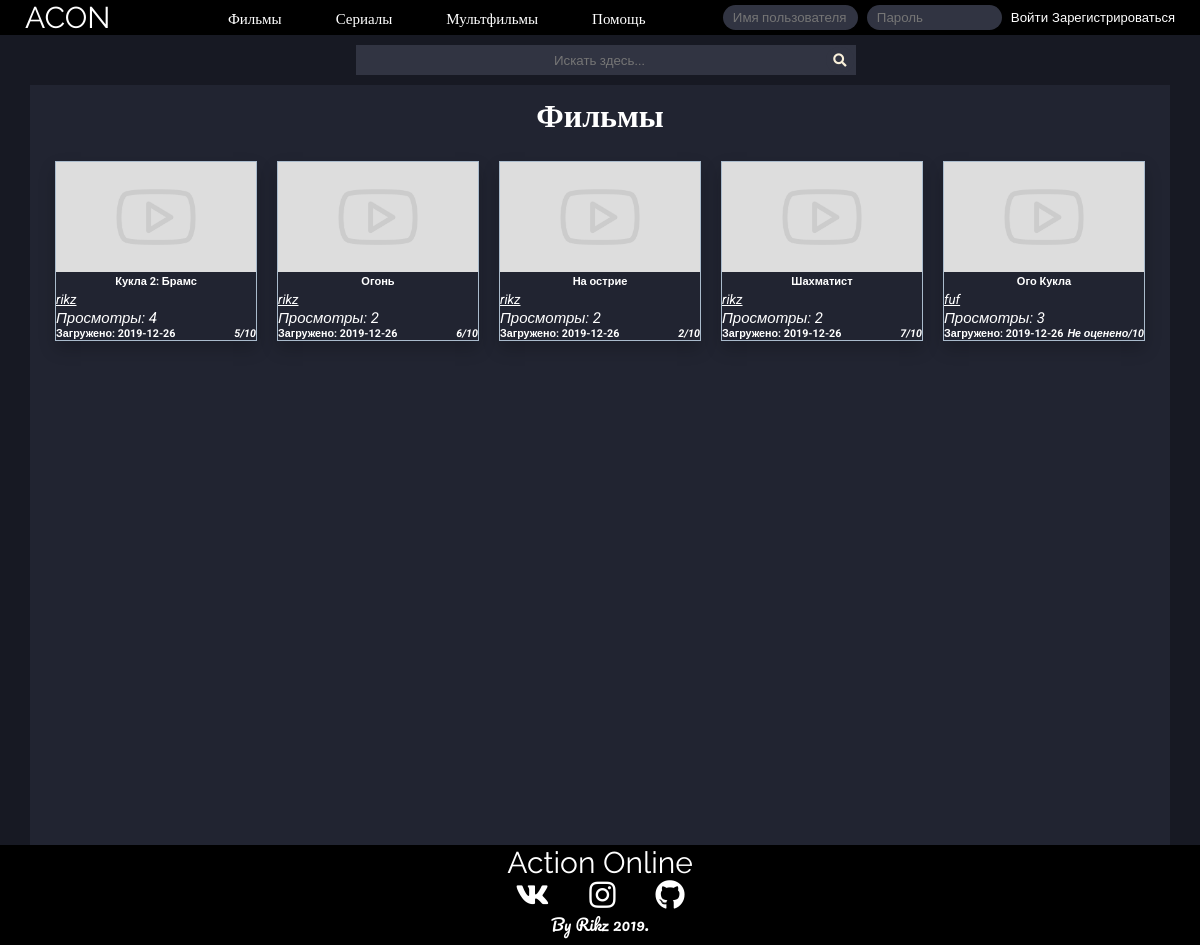
Page /films on the committed database.
### tables this page shows
CREATE TABLE `files` (
  `id` int(11) UNSIGNED NOT NULL,
  `title` varchar(250) NOT NULL,
  `description` text DEFAULT NULL,
  `preview` varchar(500) DEFAULT NULL,
  `location` varchar(500) NOT NULL,
  `author` varchar(200) DEFAULT NULL,
  `main_genre` int(11) UNSIGNED NOT NULL DEFAULT 1,
  `creator` int(11) UNSIGNED NOT NULL,
  `upload_date` date NOT NULL,
  `views` int(15) UNSIGNED DEFAULT NULL,
  `middle_rating` float UNSIGNED NOT NULL DEFAULT 0,
  `showing` int(10) UNSIGNED NOT NULL,
  `moderating` int(11) UNSIGNED NOT NULL
);

### lib/mainFunctions.php (the view, shortened to what this page needs)
<?php
  function NameByid($id = 0) {
    if (!$id) {
      return ;
    }
    else {
      require "lib/db.php";
      $query = "SELECT username FROM `users` WHERE id = ? LIMIT 1";
      $stmt = mysqli_prepare($dbc,$query);
      mysqli_stmt_bind_param($stmt, 'i', $id);
      mysqli_stmt_execute($stmt);
      mysqli_stmt_bind_result($stmt,$user);
      return $user;
    }
  }
  function accountButton($id,$text = '') {
    return "<button type='submit' id='idNameButton' name='user_link' value=".$id.">".$text."<i class='line_under'>".NameByid($id)."</i></button>";
  }
  function draw_video($query = 0, $showmoderating = 0, $limit = -1, $info = 0) {
	if ($query || $info) {
		if ($info == 0) {
			require "lib/db.php";
			$data = mysqli_query($dbc,$query);
			$info = mysqli_fetch_assoc($data);
			echo "<div class='videos'>";
			$selfdb = 1;
		}
		$counter = 0;
		while ($info) {
			if ((!$info['moderating']) || ($info['moderating'] && $showmoderating == 1)) {
				if (!$info['preview'] || !file_exists($info['preview'])) {
					$info['preview'] = "images\\vid_paceholder.jpg";
				}
				if (!$info['middle_rating']) {
					$info['middle_rating'] = "Не оценено";
				}
		        if ($info['showing'] == 0 && $info['showing'] != NULL) {
		          echo "
		            <div class='video' style='border: 3px #615f57 solid;'>";
		        }
		        else{
		          echo "
		            <div class='video'>";
		        }
				echo "
		        	<form method='GET' action='watch'>
		            <button class='videoButton' name='vid' value=".$info['id']."><img class='videoPreview' src=".$info['preview'].">
		            <h5>".$info['title']."</h5>
		            </button></form>
		            <form method='GET' action='account'>
		            <p>".accountButton($info['creator'])."</p>
		            </form>
		            <i id='homeViews'>Просмотры: ".$info['views']."</i>
		            <h6 id='homeAddInfo'>Загружено: ".$info['upload_date']."<i>".$info['middle_rating']."/10</i></h6>
		        </div>";
		        $counter++;
		    }
		    elseif ($counter == 0 && $showmoderating == 1) {
		    	echo "<p id='about'>Извините,сейчас тут ничего нет.</p>";
		    }
		    if ($selfdb) {
		    	$info = mysqli_fetch_assoc($data);
		    }
		    else{
		    	$info = 0;
		    }
		}
		if ($selfdb) {
			echo "</div>";
		}
	}
}
?>

### style/style.css (style rules this page uses)
* { margin: 0; padding: 0; font-family: 'Roboto', sans-serif; }
html, body { height:100%; }
body { background-color: #171923; color: white; }
.videos { display: flex; flex-wrap: wrap; justify-content: center; margin-top: 10px; }
.video { margin: 0 10px 10px 10px; margin-bottom: 10px; max-width: 200px; box-shadow: 0px 8px 16px 0px rgba(0,0,0,0.2); border: 1px #abc solid; }
#homeViews { font-size: 15px; }
#homeAddInfo { display: flex; flex-wrap: wrap; justify-content: space-between; align-items: flex-end; }
.videoPreview { width: 200px; height: 110px; }
.videoButton { cursor: pointer; border: none; color: white; background-color: #212431; }
.line_under { text-decoration: underline; }
#idNameButton { cursor: pointer; border: none; color: white; background-color: #212431; }

### rows in the picture
files: $info['id'] 69 (drawn), moderating 0 (drawn), title "Кукла 2: Брамс", $id 1 (drawn), id "rikz", views "4", upload_date "2019-12-26", middle_rating "5"
files: $info['id'] 70 (drawn), moderating 0 (drawn), title "Огонь", $id 1 (drawn), id "rikz", views "2", upload_date "2019-12-26", middle_rating "6"
files: $info['id'] 72 (drawn), moderating 0 (drawn), title "На острие", $id 1 (drawn), id "rikz", views "2", upload_date "2019-12-26", middle_rating "2"
files: $info['id'] 73 (drawn), moderating 0 (drawn), title "Шахматист", $id 1 (drawn), id "rikz", views "2", upload_date "2019-12-26", middle_rating "7"
files: $info['id'] 74 (drawn), moderating 0 (drawn), title "Ого Кукла", $id 9 (drawn), id "fuf", views "3", upload_date "2019-12-26", middle_rating "Не оценено"
